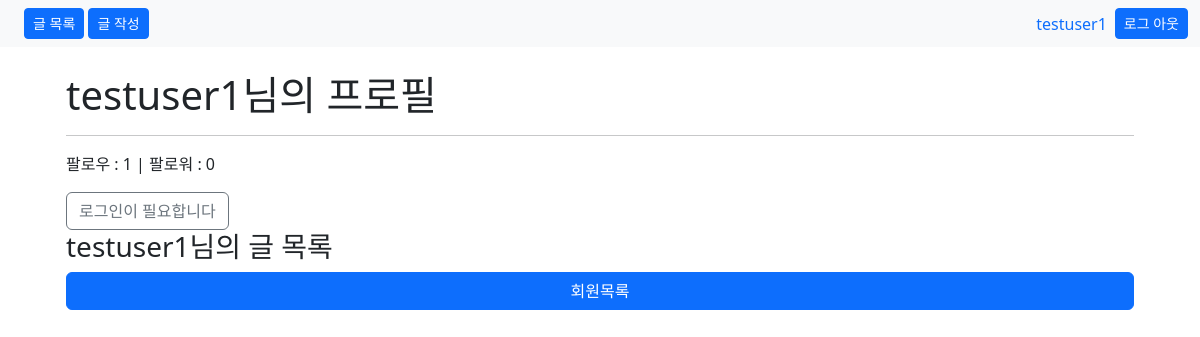
Page /accounts/1/ on the earlier database version.
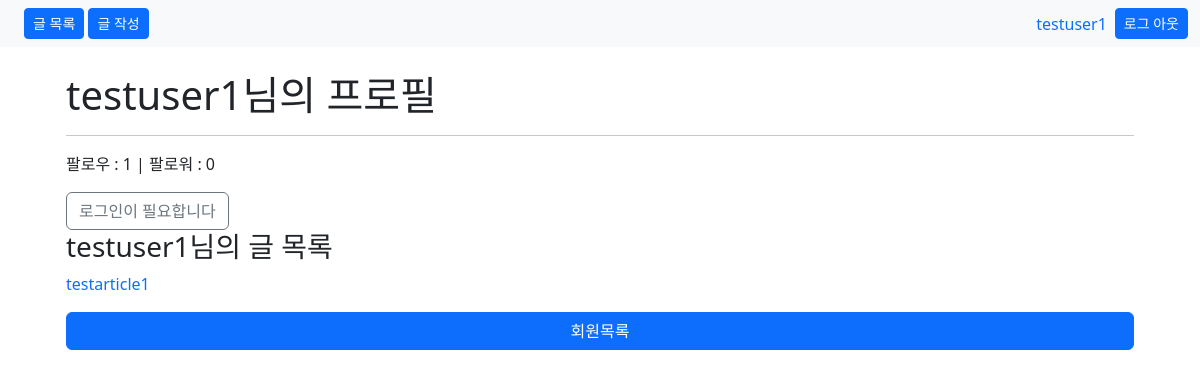
Same page on the later database version.
### reviews/models.py (models this page shows)
class Review(models.Model):
    user = models.ForeignKey(settings.AUTH_USER_MODEL, on_delete=models.CASCADE)
    title = models.CharField(max_length=80)
    content = models.TextField()
    image = ProcessedImageField(
        upload_to="images/",
        blank=True,
        processors=[ResizeToFill(1200, 960)],
        format="JPEG",
        options={"quality": 80},
    )
    like_users = models.ManyToManyField(
        settings.AUTH_USER_MODEL, related_name="like_reviews"
    )

### accounts/views.py (the view)
# urls.py: path("<int:pk>/", views.detail, name="detail"),
def detail(request, pk):
    user = get_user_model().objects.get(pk=pk)
    reviews = Review.objects.all()
    context = {
        "user": user,
        "reviews": reviews,
    }
    return render(request, "accounts/detail.html", context)

### accounts/templates/accounts/detail.html
{% extends 'base.html' %}
{% load django_bootstrap5 %}
{% block body %}
<div class="m-4">
  <h1>{{ user.username }}님의 프로필</h1>
  <hr>
  <p>팔로우 : {{ user.followings.count }} | 팔로워 : {{ user.followers.count }}</p>
  {% if request.user.is_authenticated %}
    {% if request.user != user %}
      {% if request.user in user.followers.all %}
        <a href="{% url 'accounts:follow' user.pk %}" class="btn btn-outline-danger">팔로우 취소</a>
      {% else %}
        <a href="{% url 'accounts:follow' user.pk %}" class="btn btn-outline-success">팔로우</a>
      {% endif %}
    {% endif %}
  {% else %}
    <a href="{% url 'accounts:login' %}" class="btn btn-outline-secondary">로그인이 필요합니다</a>
  {% endif %}
  <h3>{{ user.username }}님의 글 목록</h3>
  {% for review in reviews %}
    {% if review.user.id == user.id %}
    <p><a href="{% url 'reviews:detail' review.id %}" class="text-decoration-none">{{ review.title }}</a></p>
    {% endif %}
  {% endfor %}
  <div class="d-grid gap-2">
    <a href="{% url 'accounts:index' %}" class="btn btn-primary">회원목록</a>
  </div>
</div>
{% endblock body %}

Differences in the rows shown:
added Review: title "testarticle1"
